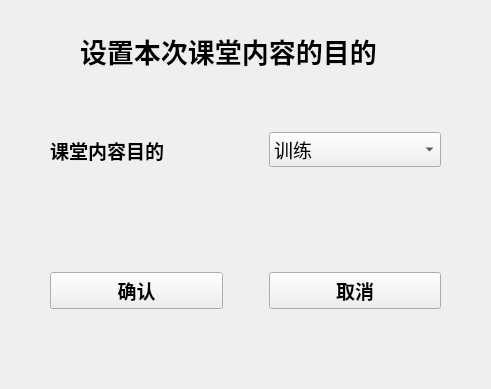
<?xml version="1.0" encoding="UTF-8"?>
<ui version="4.0">
 <class>Form</class>
 <widget class="QWidget" name="Form">
  <property name="geometry">
   <rect>
    <x>0</x>
    <y>0</y>
    <width>491</width>
    <height>389</height>
   </rect>
  </property>
  <property name="windowTitle">
   <string>Form</string>
  </property>
  <widget class="QLabel" name="label_4">
   <property name="geometry">
    <rect>
     <x>80</x>
     <y>30</y>
     <width>311</width>
     <height>41</height>
    </rect>
   </property>
   <property name="font">
    <font>
     <family>Arial Black</family>
     <pointsize>20</pointsize>
     <weight>75</weight>
     <bold>true</bold>
    </font>
   </property>
   <property name="text">
    <string>设置本次课堂内容的目的</string>
   </property>
  </widget>
  <widget class="QWidget" name="horizontalLayoutWidget">
   <property name="geometry">
    <rect>
     <x>50</x>
     <y>250</y>
     <width>391</width>
     <height>81</height>
    </rect>
   </property>
   <layout class="QHBoxLayout" name="horizontalLayout_4">
    <item>
     <widget class="QPushButton" name="pushButton_3">
      <property name="font">
       <font>
        <family>Arial Black</family>
        <pointsize>14</pointsize>
        <weight>75</weight>
        <bold>true</bold>
       </font>
      </property>
      <property name="text">
       <string>确认</string>
      </property>
     </widget>
    </item>
    <item>
     <spacer name="horizontalSpacer_4">
      <property name="orientation">
       <enum>Qt::Horizontal</enum>
      </property>
      <property name="sizeType">
       <enum>QSizePolicy::Preferred</enum>
      </property>
      <property name="sizeHint" stdset="0">
       <size>
        <width>40</width>
        <height>20</height>
       </size>
      </property>
     </spacer>
    </item>
    <item>
     <widget class="QPushButton" name="pushButton_5">
      <property name="font">
       <font>
        <family>Arial Black</family>
        <pointsize>14</pointsize>
        <weight>75</weight>
        <bold>true</bold>
       </font>
      </property>
      <property name="text">
       <string>取消</string>
      </property>
     </widget>
    </item>
   </layout>
  </widget>
  <widget class="QWidget" name="horizontalLayoutWidget_2">
   <property name="geometry">
    <rect>
     <x>50</x>
     <y>110</y>
     <width>391</width>
     <height>80</height>
    </rect>
   </property>
   <layout class="QHBoxLayout" name="horizontalLayout">
    <item>
     <widget class="QLabel" name="label">
      <property name="font">
       <font>
        <family>Arial Black</family>
        <pointsize>14</pointsize>
        <weight>75</weight>
        <bold>true</bold>
       </font>
      </property>
      <property name="text">
       <string>课堂内容目的</string>
      </property>
     </widget>
    </item>
    <item>
     <spacer name="horizontalSpacer">
      <property name="orientation">
       <enum>Qt::Horizontal</enum>
      </property>
      <property name="sizeType">
       <enum>QSizePolicy::Fixed</enum>
      </property>
      <property name="sizeHint" stdset="0">
       <size>
        <width>40</width>
        <height>20</height>
       </size>
      </property>
     </spacer>
    </item>
    <item>
     <widget class="QComboBox" name="comboBox">
      <property name="font">
       <font>
        <family>Agency FB</family>
        <pointsize>14</pointsize>
       </font>
      </property>
      <item>
       <property name="text">
        <string>训练</string>
       </property>
      </item>
      <item>
       <property name="text">
        <string>测试</string>
       </property>
      </item>
     </widget>
    </item>
   </layout>
  </widget>
 </widget>
 <resources/>
 <connections/>
</ui>
